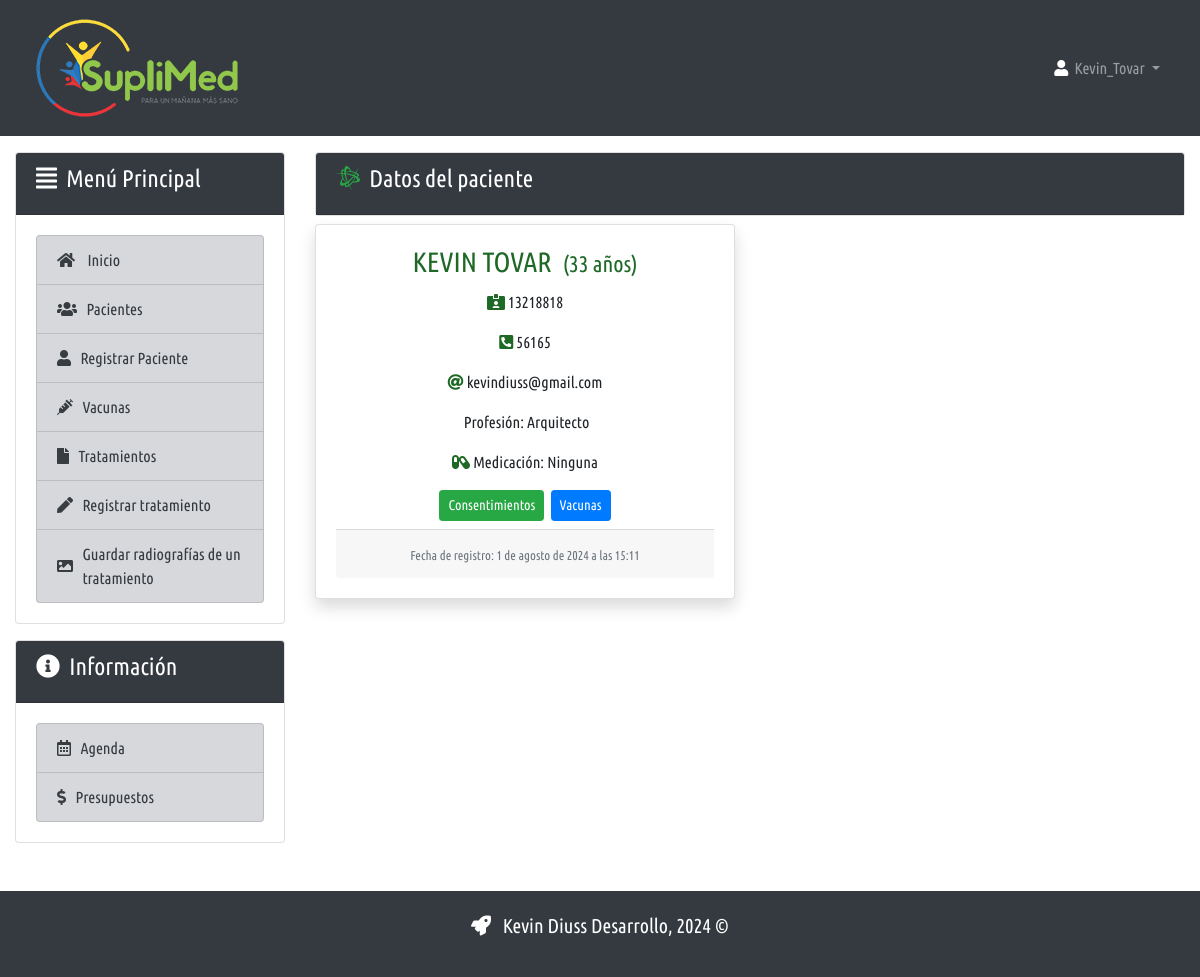
The page /buscar/13218818/ (signed in) on the database its author committed.
### paciente/models.py (models this page shows)
class Paciente(models.Model):
    tipoId = models.CharField(max_length=50, verbose_name='tipoId')
    numDocumento = models.CharField(max_length=15, verbose_name='numDocumento')
    nombre = models.CharField(max_length=50, verbose_name='nombre')
    apellido = models.CharField(max_length=50, verbose_name='apellido')
    telefono = models.CharField(max_length=20, verbose_name='teléfono')
    telefonoDos = models.CharField(max_length=20, verbose_name='telefonoDos')
    email = models.EmailField(verbose_name='email')
    fecha_nacimiento = models.DateField(verbose_name='fechaNacimiento')
    direccion = models.CharField(max_length=150, verbose_name='dirección')
    sexo = models.CharField(max_length=10)
    ocupacion = models.CharField(max_length=100)
    sangre = models.CharField(max_length=15)
    rh = models.CharField(max_length=20)
    grupoRiesgo = models.CharField(max_length=35)
    condicionSalud = models.CharField(max_length=50)
    regimen = models.CharField(max_length=20)
    aseguradora = models.CharField(max_length=50)
    tipoAfi = models.CharField(max_length=20)
    observaciones = models.TextField(blank=True, null=True)
    created = models.DateTimeField(auto_now_add=True)
    updated = models.DateTimeField(auto_now=True)
    def calcularEdad(self):
        return date.today().year - self.fecha_nacimiento.year
    class Meta:
        verbose_name = 'paciente'
        verbose_name_plural = 'pacientes'
        ordering = ['created']

### paciente/views.py (the view)
# urls.py: path('buscar/<cedula>/', views.buscar, name="buscar"),
@login_required()
def buscar(request, cedula):
    try:
        paciente = get_list_or_404(Paciente, numDocumento=cedula)
        print(paciente)
        print(paciente[0])
        edad = Paciente.calcularEdad(paciente[0])
        data = {
            'paciente': paciente[0],
            'edad': edad
        }
        return render(request, 'paciente/buscar.html', data)
    except:
        messages.success(request, "No existe paciente con ese Numero de Documento.")
        return redirect(to="/listar")

### paciente/templates/paciente/buscar.html (shortened to what this page needs)
{% extends 'core/base.html' %}
{% load static %}
{% load crispy_forms_tags %}
{% block content %}
<div class="card-group">
    <div class="card bg-negro">
        <div class="card-header bg-dark text-white">
            <h4>
                <i class="fab fa-battle-net text-success"></i>&nbsp;
                Datos del paciente
            </h4>
        </div>
    </div>
</div>
<div class="row row-cols-1 row-cols-md-2 mt-2">
    <div class="col mb-4">
        <div class="card h-100 text-center shadow">
            <div class="card-body">
                <h3 class="card-title text-verde text-center ">
                    <span class="text-uppercase">{{paciente.nombre}} {{paciente.apellido}}</span>&nbsp;
                    <small class="text-verde">({{edad}} a&ntilde;os)</small>
                </h3>
                <div class="m-2">
                    <p><i class="fas fa-id-card-alt text-verde"></i>&nbsp;{{paciente.numDocumento}}</p>
                    <p><i class="fas fa-phone-square-alt text-verde"></i>&nbsp;{{paciente.telefono}}</p>
                    <p><i class="fas fa-at text-verde"></i>&nbsp;{{paciente.email}}</p>
                    <p>&nbsp;Profesi&oacute;n: {{paciente.ocupacion}}</br>
                    <p><i class="fas fa-capsules text-verde"></i>&nbsp;Medicaci&oacute;n: {{paciente.observaciones}}</p>
                    <div class="">
                        <a href="{% url 'tratamiento:paciente_tratamientos' paciente.id %}" class="btn btn-success btn-sm">Consentimientos</a>&nbsp;
                        <a href="{% url 'biologicos:vacunas' paciente.numDocumento%}" class="btn btn-primary btn-sm">Vacunas</a>
                    </div>
                </div>
                <div class="card-footer">
                    <small class="text-muted">Fecha de registro: {{ paciente.created }}</small>
                </div>
            </div>
        </div>
    </div>
</div>
{% endblock %}

### core/templates/core/base.html (shortened to what this page needs)
<!DOCTYPE html>
<html lang="es">
    <head>
        {% load static %}
        <link rel="stylesheet" href="{% static 'css/bootstrap/bootstrap.min.css' %}">
        <link rel="stylesheet" href="{% static 'css/fontawesome.min.css' %}">
        <link rel="stylesheet" href="{% static 'css/sweetalert_dark.css' %}">
        <link rel="stylesheet" href="{% static 'css/base.css' %}">
    </head>
    <body>
        <nav class="navbar navbar-expand-sm navbar-dark bg-dark mb-3">
            <a href="{% url 'core:index' %}" class="nav-link">
                <img src="{% static 'img/logo2.png' %}" class="img-fluid" style="width: 100%;" id="logo">
            </a>
            <div class="collapse navbar-collapse" id="navbarSupportedContent">
                <ul class="navbar-nav ml-auto">
                    {% if user.is_authenticated %}
                    <li class="nav-item dropdown mr-3" >
                        <a href="#" class="nav-link dropdown-toggle" data-toggle="dropdown">
                            <i class="fa fa-user text-white"></i>&nbsp;
                            {{user.username}}
                        </a>
                    </li>
                    {% else %}
                    <li class="nav-item">
                        <a href="{% url 'login' %}" class="nav-link mr-5">
                            <i class="fa fa-user text-white"></i>&nbsp;&nbsp;Login
                        </a>
                    </li>
                    {% endif %}
                </ul>
            </div>
        </nav>
        <div class="container-fluid">
            <div class="row">
                <div class="col-sm-12 col-md-3">
                    <div class="card">
                        <div class="card-header bg-dark text-white">
                            <h4><i class="fa fa-align-justify"></i>&nbsp;&nbsp;Men&uacute; Principal</h4>
                        </div>
                        <div class="card-body">
                            <ul class="list-group">
                                <li class="list-group-item list-group-item-secondary d-fle align-items-center">
                                    <i class="fas fa-home"></i>&nbsp;&nbsp;&nbsp;
                                    <a href="{% url 'core:index' %}" class="text-dark">
                                        Inicio
                                    </a>
                                </li>
                                <li class="list-group-item list-group-item-secondary d-flex align-items-center">
                                    <i class="fas fa-users"></i>&nbsp;&nbsp;&nbsp;
                                    <a href="{% url 'paciente:listar' %}" class="text-dark">
                                        Pacientes
                                    </a>
                                </li>
                                {% if user.is_authenticated %}
                                <li class="list-group-item list-group-item-secondary d-flex align-items-center">
                                    <i class="fas fa-user"></i>&nbsp;&nbsp;&nbsp;
                                    <a href="{% url 'paciente:paciente_registro' %}" class="text-dark">
                                        Registrar Paciente
                                    </a>
                                </li>
                                {% endif %}
                                <li class="list-group-item list-group-item-secondary d-flex align-items-center">
                                    <i class="fas fa-syringe "></i>&nbsp;&nbsp;&nbsp;
                                    <a href="" class="text-dark">
                                        Vacunas
                                    </a>
                                </li>
                                <li class="list-group-item list-group-item-secondary d-flex align-items-center">
                                    <i class="fas fa-file"></i>&nbsp;&nbsp;&nbsp;
                                    <a href="{% url 'tratamiento:listar_tratamientos' %}" class="text-dark">
                                        Tratamientos
                                    </a>
                                </li>
                                {% if user.is_authenticated %}
                                <li class="list-group-item list-group-item-secondary d-flex align-items-center">
                                    <i class="fas fa-pen"></i>&nbsp;&nbsp;&nbsp;
                                    <a href="{% url 'tratamiento:registrar_tratamiento' %}" class="text-dark">
                                        Registrar tratamiento
                                    </a>
                                </li>
                                <li class="list-group-item list-group-item-secondary d-flex align-items-center">
                                    <i class="fas fa-image"></i>&nbsp;&nbsp;&nbsp;
                                    <a href="{% url 'tratamiento:guardar_radiografia_tratamiento' %}" class="text-dark">
                                        Guardar radiograf&iacute;as de un tratamiento
                                    </a>
                                </li>
                                {% endif %}
                            </ul>
                        </div>
                    </div>
                    <div class="card mt-3">
                        <div class="card-header bg-dark text-white">
                            <h4><i class="fas fa-info-circle"></i>&nbsp;&nbsp;Informaci&oacute;n</h4>
                        </div>
                        <div class="card-body">
                            <ul class="list-group">
                                <li class="list-group-item list-group-item-secondary d-flex align-items-center">
                                    <i class="far fa-calendar-alt"></i>&nbsp;&nbsp;&nbsp;
                                    <a href="{% url 'agenda:mostrar' %}" class="text-dark">Agenda</a>
                                </li>
                                <li class="list-group-item list-group-item-secondary d-flex align-items-center">
                                    <i class="fas fa-dollar-sign"></i>&nbsp;&nbsp;&nbsp;
                                    <a href="{% url 'presupuesto:listar_presupuestos' %}" class="text-dark">Presupuestos</a>
                                </li>
                            </ul>
                        </div>
                    </div>
                </div>
                    <div class="col-sm-12 col-md-9">
                        {% block content%}
                        {% endblock %}
                    </div>
            </div>
        </div>
        <footer class="bg-dark text-white mt-5 p-1">
            <div class="container p-3">
                <div class="row text-center">
                    <div class="col ml-auto">
                        <p class="lead text-center">
                            <i class="fas fa-rocket"></i>&nbsp;&nbsp;
                            Kevin Diuss Desarrollo, 2024 &copy;
                        </p>
                    </div>
                </div>
            </div>
        </footer>
    </body>
</html>

### core/static/css/base.css (style rules this page uses)
* { font-family: 'Ubuntu', sans-serif; }
.text-verde { color: #1f6926; }

### rows shown on the page
Paciente: nombre "KEVIN", apellido "TOVAR", numDocumento "13218818", telefono "56165", email "kevindiuss@gmail.com", ocupacion "Arquitecto", observaciones "Ninguna", created "1 de agosto de 2024 a las 15:11"

### other values the page prints
{{ user.username }} "Kevin_Tovar"
{{ edad }} "33"
